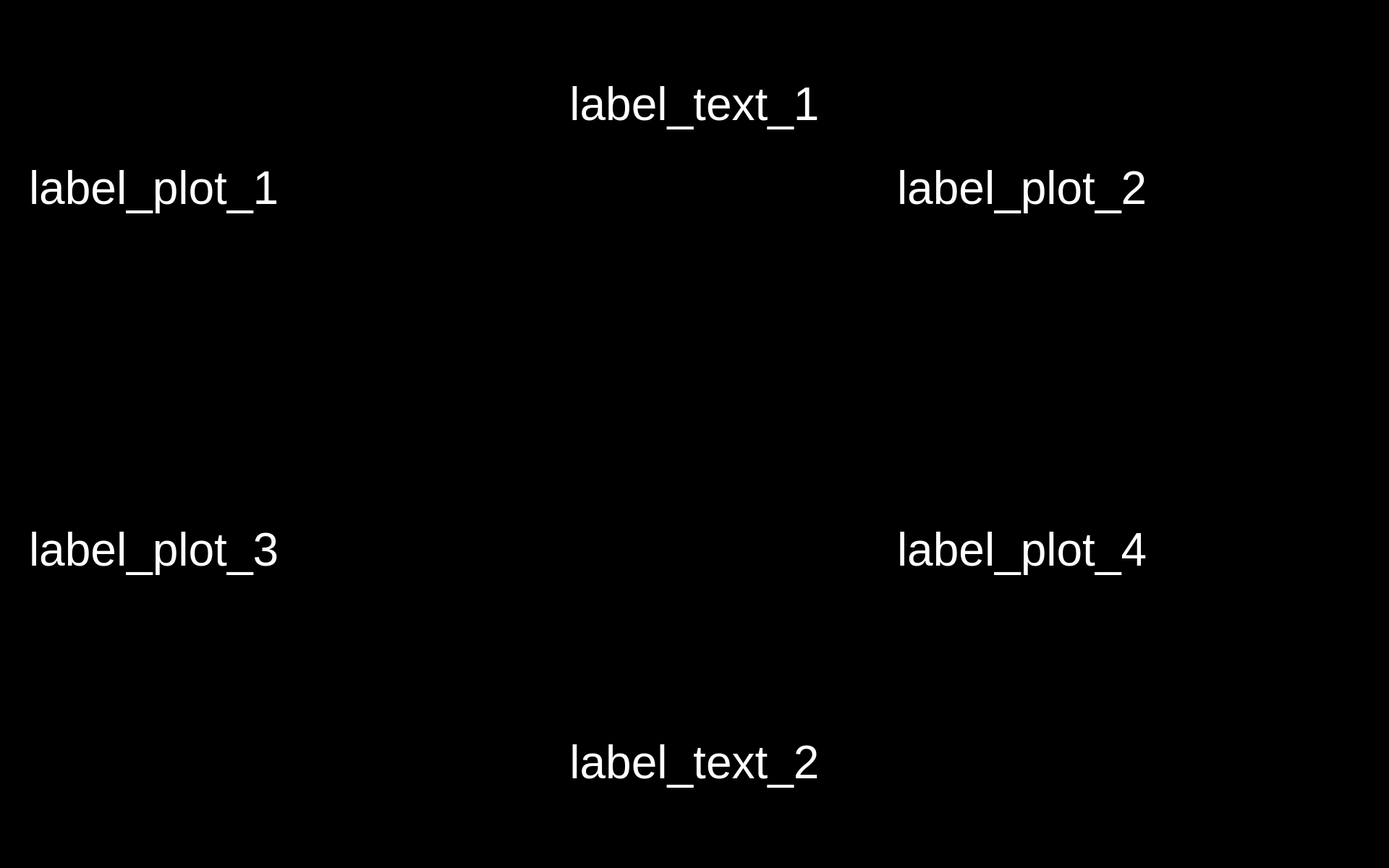
<?xml version="1.0" encoding="UTF-8"?>
<ui version="4.0">
 <class>Form</class>
 <widget class="QWidget" name="Form">
  <property name="geometry">
   <rect>
    <x>0</x>
    <y>0</y>
    <width>1920</width>
    <height>1200</height>
   </rect>
  </property>
  <property name="maximumSize">
   <size>
    <width>1920</width>
    <height>1200</height>
   </size>
  </property>
  <property name="windowTitle">
   <string>Form</string>
  </property>
  <property name="styleSheet">
   <string notr="true">background-color: rgb(0, 0, 0);</string>
  </property>
  <widget class="QLabel" name="label_plot_3">
   <property name="geometry">
    <rect>
     <x>40</x>
     <y>520</y>
     <width>640</width>
     <height>480</height>
    </rect>
   </property>
   <property name="maximumSize">
    <size>
     <width>640</width>
     <height>480</height>
    </size>
   </property>
   <property name="font">
    <font>
     <pointsize>48</pointsize>
    </font>
   </property>
   <property name="styleSheet">
    <string notr="true">color: rgb(255, 255, 255);</string>
   </property>
   <property name="text">
    <string>label_plot_3</string>
   </property>
  </widget>
  <widget class="QLabel" name="label_plot_2">
   <property name="geometry">
    <rect>
     <x>1240</x>
     <y>20</y>
     <width>640</width>
     <height>480</height>
    </rect>
   </property>
   <property name="maximumSize">
    <size>
     <width>640</width>
     <height>480</height>
    </size>
   </property>
   <property name="font">
    <font>
     <pointsize>48</pointsize>
    </font>
   </property>
   <property name="styleSheet">
    <string notr="true">color: rgb(255, 255, 255);</string>
   </property>
   <property name="text">
    <string>label_plot_2</string>
   </property>
   <property name="wordWrap">
    <bool>true</bool>
   </property>
  </widget>
  <widget class="QLabel" name="label_text_2">
   <property name="geometry">
    <rect>
     <x>40</x>
     <y>930</y>
     <width>1840</width>
     <height>250</height>
    </rect>
   </property>
   <property name="font">
    <font>
     <pointsize>48</pointsize>
    </font>
   </property>
   <property name="styleSheet">
    <string notr="true">color: rgb(255, 255, 255);</string>
   </property>
   <property name="text">
    <string>&lt;html&gt;&lt;head/&gt;&lt;body&gt;&lt;p&gt;&lt;span style=&quot; color:#ffffff;&quot;&gt;label_text_2&lt;/span&gt;&lt;/p&gt;&lt;/body&gt;&lt;/html&gt;</string>
   </property>
   <property name="alignment">
    <set>Qt::AlignCenter</set>
   </property>
   <property name="wordWrap">
    <bool>true</bool>
   </property>
  </widget>
  <widget class="QPushButton" name="button_nav_left">
   <property name="enabled">
    <bool>true</bool>
   </property>
   <property name="geometry">
    <rect>
     <x>760</x>
     <y>560</y>
     <width>150</width>
     <height>150</height>
    </rect>
   </property>
   <property name="minimumSize">
    <size>
     <width>81</width>
     <height>81</height>
    </size>
   </property>
   <property name="maximumSize">
    <size>
     <width>150</width>
     <height>150</height>
    </size>
   </property>
   <property name="cursor">
    <cursorShape>OpenHandCursor</cursorShape>
   </property>
   <property name="focusPolicy">
    <enum>Qt::WheelFocus</enum>
   </property>
   <property name="contextMenuPolicy">
    <enum>Qt::DefaultContextMenu</enum>
   </property>
   <property name="layoutDirection">
    <enum>Qt::LeftToRight</enum>
   </property>
   <property name="autoFillBackground">
    <bool>false</bool>
   </property>
   <property name="styleSheet">
    <string notr="true"/>
   </property>
   <property name="icon">
    <iconset>
     <normaloff>resources/Button Left.svg</normaloff>resources/Button Left.svg</iconset>
   </property>
   <property name="iconSize">
    <size>
     <width>144</width>
     <height>144</height>
    </size>
   </property>
   <property name="autoDefault">
    <bool>false</bool>
   </property>
   <property name="default">
    <bool>false</bool>
   </property>
   <property name="flat">
    <bool>true</bool>
   </property>
  </widget>
  <widget class="QLabel" name="label_text_1">
   <property name="geometry">
    <rect>
     <x>40</x>
     <y>20</y>
     <width>1840</width>
     <height>250</height>
    </rect>
   </property>
   <property name="font">
    <font>
     <pointsize>48</pointsize>
    </font>
   </property>
   <property name="styleSheet">
    <string notr="true">color: rgb(255, 255, 255);</string>
   </property>
   <property name="text">
    <string>&lt;html&gt;&lt;head/&gt;&lt;body&gt;&lt;p&gt;&lt;span style=&quot; color:#ffffff;&quot;&gt;label_text_1&lt;/span&gt;&lt;/p&gt;&lt;/body&gt;&lt;/html&gt;</string>
   </property>
   <property name="alignment">
    <set>Qt::AlignCenter</set>
   </property>
   <property name="wordWrap">
    <bool>true</bool>
   </property>
  </widget>
  <widget class="QLabel" name="label_plot_1">
   <property name="geometry">
    <rect>
     <x>40</x>
     <y>20</y>
     <width>640</width>
     <height>480</height>
    </rect>
   </property>
   <property name="maximumSize">
    <size>
     <width>640</width>
     <height>480</height>
    </size>
   </property>
   <property name="font">
    <font>
     <pointsize>48</pointsize>
    </font>
   </property>
   <property name="styleSheet">
    <string notr="true">color: rgb(255, 255, 255);</string>
   </property>
   <property name="text">
    <string>label_plot_1</string>
   </property>
  </widget>
  <widget class="QLabel" name="label_plot_4">
   <property name="geometry">
    <rect>
     <x>1240</x>
     <y>520</y>
     <width>640</width>
     <height>480</height>
    </rect>
   </property>
   <property name="maximumSize">
    <size>
     <width>640</width>
     <height>480</height>
    </size>
   </property>
   <property name="font">
    <font>
     <pointsize>48</pointsize>
    </font>
   </property>
   <property name="styleSheet">
    <string notr="true">color: rgb(255, 255, 255);</string>
   </property>
   <property name="text">
    <string>label_plot_4</string>
   </property>
  </widget>
  <widget class="QPushButton" name="button_nav_right">
   <property name="enabled">
    <bool>true</bool>
   </property>
   <property name="geometry">
    <rect>
     <x>1000</x>
     <y>560</y>
     <width>150</width>
     <height>150</height>
    </rect>
   </property>
   <property name="minimumSize">
    <size>
     <width>81</width>
     <height>81</height>
    </size>
   </property>
   <property name="maximumSize">
    <size>
     <width>150</width>
     <height>150</height>
    </size>
   </property>
   <property name="cursor">
    <cursorShape>OpenHandCursor</cursorShape>
   </property>
   <property name="focusPolicy">
    <enum>Qt::WheelFocus</enum>
   </property>
   <property name="contextMenuPolicy">
    <enum>Qt::DefaultContextMenu</enum>
   </property>
   <property name="layoutDirection">
    <enum>Qt::LeftToRight</enum>
   </property>
   <property name="autoFillBackground">
    <bool>false</bool>
   </property>
   <property name="styleSheet">
    <string notr="true"/>
   </property>
   <property name="icon">
    <iconset>
     <normaloff>resources/Button Right.svg</normaloff>resources/Button Right.svg</iconset>
   </property>
   <property name="iconSize">
    <size>
     <width>144</width>
     <height>144</height>
    </size>
   </property>
   <property name="autoDefault">
    <bool>false</bool>
   </property>
   <property name="default">
    <bool>false</bool>
   </property>
   <property name="flat">
    <bool>true</bool>
   </property>
  </widget>
  <zorder>label_text_2</zorder>
  <zorder>label_text_1</zorder>
  <zorder>label_plot_3</zorder>
  <zorder>label_plot_2</zorder>
  <zorder>button_nav_left</zorder>
  <zorder>label_plot_1</zorder>
  <zorder>label_plot_4</zorder>
  <zorder>button_nav_right</zorder>
 </widget>
 <resources>
  <include location="resources/res.qrc"/>
 </resources>
 <connections/>
</ui>
